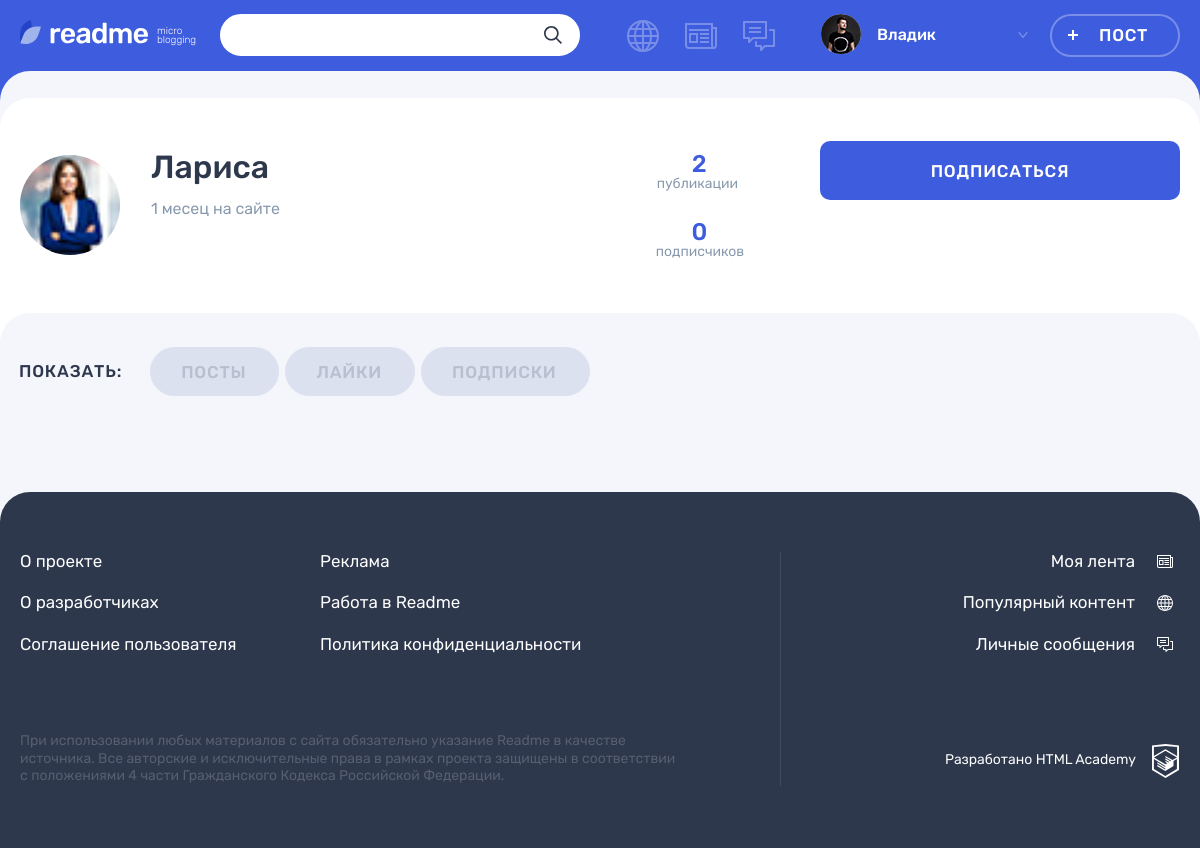
The app's page /profile.php?user_id=1 (signed in) with its own data.
### tables this page shows
CREATE TABLE users (
id INT UNSIGNED AUTO_INCREMENT PRIMARY KEY,
registration_date TIMESTAMP DEFAULT CURRENT_TIMESTAMP,
email VARCHAR(128) NOT NULL UNIQUE,
login VARCHAR(128) NOT NULL UNIQUE,
password VARCHAR(128) NOT NULL,
avatar VARCHAR(128) NOT NULL
);

### db_requests.php (called while the page is built, shortened)
<?php
function get_data($link, $sql)
{
    $result = mysqli_query($link, $sql);
    $result = mysqli_fetch_all($result, MYSQLI_ASSOC);
    return $result;
}
function get_profile_data($link, $profile_id, $user_id)
{
    $sql = "SELECT DISTINCT u.id, u.login, u.avatar, IFNULL(COUNT(p.user_id), 0) AS user_posts,
    u.registration_date,
    IFNULL((SELEct COUNT(*) FROM subscriptions sub WHERE sub.userto_id = u.id), 0) AS user_subs,
    IFNULL((SELEct COUNT(*) FROM subscriptions subs WHERE subs.userto_id = u.id AND subs.user_id = $user_id), 0) AS is_subscribed
    FROM users u
    JOIN posts p ON p.user_id = u.id
    WHERE u.id = $profile_id";
    return get_data($link, $sql)[0];
}

### templates/profile-template.php (the view, shortened to what this page needs)
<div class="profile profile--default">
  <div class="profile__user-wrapper">
    <div class="profile__user user container">
      <div class="profile__user-info user__info">
        <div class="profile__avatar user__avatar">
          <img class="profile__picture user__picture" width="100px" src="userpics/<?= $profile_info['avatar'] ?>" alt="Аватар пользователя">
        </div>
        <div class="profile__name-wrapper user__name-wrapper">
          <span class="profile__name user__name"><?= get_profile_name_with_br($profile_info['login']) ?></span>
          <?php $profile__registration_date = new DateTime($profile_info['registration_date']); ?>
          <time class="profile__user-time user__time" title="<?= $profile__registration_date->format('d.m.Y H:i') ?>" datetime="<?= $profile__registration_date->format('Y-m-d H:i:s') ?>"><?= time_ago($profile__registration_date, " на сайте") ?></time>
        </div>
      </div>
      <div class="profile__rating user__rating">
        <p class="profile__rating-item user__rating-item user__rating-item--publications">
          <span class="user__rating-amount"><?= $profile_info['user_posts'] ?></span>
          <span class="profile__rating-text user__rating-text"><?= plural_form($profile_info['user_posts'],  array('публикация', 'публикации', 'публикаций')) ?></span>
        </p>
        <p class="profile__rating-item user__rating-item user__rating-item--subscribers">
          <span class="user__rating-amount"><?= $profile_info['user_subs'] ?></span>
          <span class="profile__rating-text user__rating-text"><?= plural_form($profile_info['user_subs'],  array('подписчик', 'подписчика', 'подписчиков')) ?></span>
        </p>
      </div>
      <div class="profile__user-buttons user__buttons">
        <?php if ((int) $profile_info['is_subscribed'] === 1) : ?>
          <a class="profile__user-button user__button user__button--subscription button button--main button--quartz" href="subscription.php?user_id=<?= $profile_info['id'] ?>">Отписаться</a>
          <a class="profile__user-button user__button user__button--writing button button--green" href="messages.php?receiver_id=<?= $profile_info['id'] ?>">Сообщение</a>
          <?php elseif ($profile_info['id'] === $user_data['id']) : ?>
            <a class="profile__user-button user__button user__button--subscription button button--main" style="background-color:limegreen;" type="button">Это ваш профиль</a>
          <?php else : ?>
          <a class="profile__user-button user__button user__button--subscription button button--main" href="subscription.php?user_id=<?= $profile_info['id'] ?>">Подписаться</a>
        <?php endif ?>
      </div>
    </div>
  </div>
  <div class="profile__tabs-wrapper tabs">
    <div class="container">
      <div class="profile__tabs filters">
        <b class="profile__tabs-caption filters__caption">Показать:</b>
        <ul class="profile__tabs-list filters__list tabs__list">
          <li class="profile__tabs-item filters__item">
            <a class="profile__tabs-link filters__button tabs__item <?= ($active_tab === 'posts') ? 'filters__button--active tabs__item--active button' : "" ;?>" href="profile.php?active_tab=posts">Посты</a>
          </li>
          <li class="profile__tabs-item filters__item">
            <a class="profile__tabs-link filters__button tabs__item button <?= ($active_tab === 'likes') ? 'filters__button--active tabs__item--active button' : "" ;?>" href="profile.php?active_tab=likes">Лайки</a>
          </li>
          <li class="profile__tabs-item filters__item">
            <a class="profile__tabs-link filters__button tabs__item button <?= ($active_tab === 'subscriptions') ? 'filters__button--active tabs__item--active button' : "" ;?>" href="profile.php?active_tab=subscriptions">Подписки</a>
          </li>
        </ul>
      </div>
    </div>
  </div>
</div>

### functions.php (shortened to what this page needs)
<?php
function include_template($name, $data)
{
    $name = 'templates/' . $name;
    extract($data);
    require $name;
    $result = ob_get_clean();
    return $result;
}
function time_ago($post_upload_time, $ago_text =" назад")
{
    $current_time = new DateTime('now');
    $interval = $post_upload_time->diff($current_time);
    $months = $interval->format('%m');
    $days = $interval->format('%d');
    $hours = $interval->format('%H');
    $minutes = $interval->format('%i');
    $years = $interval->format('%Y');
    $ago = 0;
    if ($years != 0) {
        $years = floor($years);
        $ago = $years . ' ' . plural_form($years, array('год', 'года', 'лет')) . $ago_text;
    } elseif ($months != 0) {
        $months = floor($months);
        $ago = $months . ' ' . plural_form($months, array('месец', 'месеца', 'месецев')) . $ago_text;
    } elseif ($days > 7 && $days < 35) {
        $week = floor($days / 7);
        $ago = $week . ' ' . plural_form($week, array('неделю', 'недели', 'недель')) . $ago_text;
    } elseif ($days != 0) {
        $ago = $days . ' ' . plural_form($days, array('день', 'дня', 'дней')) . $ago_text;
    } elseif ($hours != 0) {
        $hours = floor($hours);
        $ago = $hours . ' ' . plural_form($hours, array('час', 'часа', 'часов')) . $ago_text;
    } elseif ($minutes != 0) {
        $ago = $minutes . ' ' . plural_form($minutes, array('минуту', 'минуты', 'минут')) . $ago_text;
    } else {
        $ago = 'меньше минуты назад';
    }
    return $ago;
}
function plural_form($n, $forms)
{
    return $n % 10 == 1 && $n % 100 != 11 ? $forms[0] : ($n % 10 >= 2 && $n % 10 <= 4 && ($n % 100 < 10 || $n % 100 >= 20) ? $forms[1] : $forms[2]);
}
function get_profile_name_with_br($name)
{
    return implode('<br>', explode(" ", $name));
}

### records on screen
users: avatar (picture), login "Лариса", registration_date "1 месец на сайте"

### other values on screen
$user_data['login'] "Владик"
$profile_info['user_posts'] "2"
$profile_info['user_subs'] "0"
